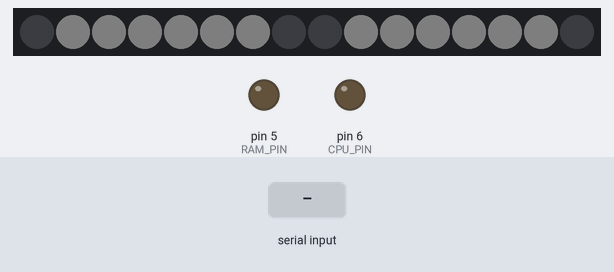
Recording of a sketch running on a simulated Arduino Uno, built with avr-gcc and run on an emulated ATmega328P. On the bench: 16 RGB LEDs in strip order, left to right, output pins drawn as LEDs (lit = HIGH). The inputs (shaded band) are chosen by the test bench. Dim RGB values are drawn brighter than linear.

Above: at 2.2 s.
2.3 s: "90,45\n" received over Serial
At 3.0 s:
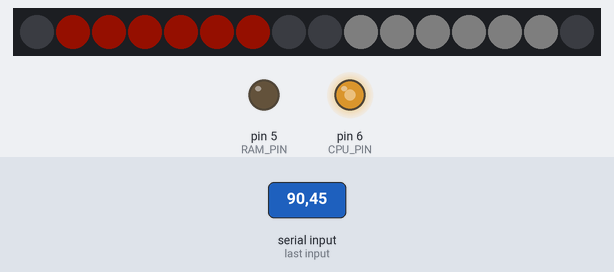
3.8 s: "30,150\n" received over Serial
At 4.3 s:
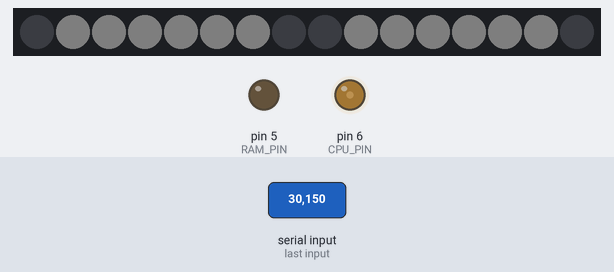
5.3 s: "90\n" received over Serial
At 6.3 s:
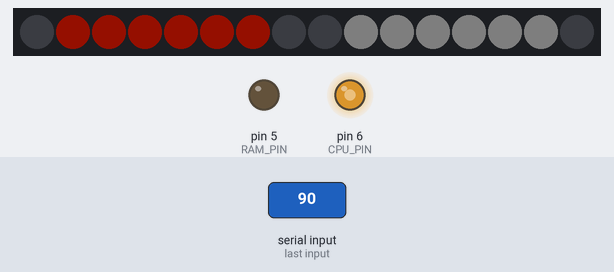
Timing chart, 0 to 8.3 s (numbered marks = the images above; inputs shaded):
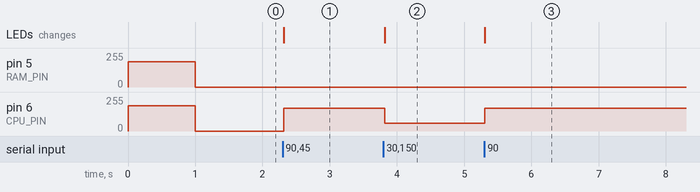

Measured:
- after the input at 2.3 s, pin 6 (CPU_PIN): 0/255 → 171/255 at once; the LEDs: change at once (image 1)
- after the input at 3.8 s, pin 6 (CPU_PIN): 171/255 → 57/255 at once; the LEDs: change at once (image 2)
- after the input at 5.3 s, pin 6 (CPU_PIN): 57/255 → 171/255 at once; the LEDs: change at once (image 3)

The sketch:

pcmeter.ino
```cpp
// (licence header left out)
#include <FastLED.h>
#ifdef __AVR__
  #include <avr/power.h>
#endif

#define NUMPIXELS 16
#define PIXELS_PER_METER 6

#define LED_PIN 11
#define CPU_PIN 6
#define RAM_PIN 5

//max_value_for_analogwrite/max_value_coming_from_pc --> 190/100
const float MULTIPLIER = 1.9f;

const unsigned short CPU_LEDS[PIXELS_PER_METER] = {1, 2, 3, 4, 5, 6};
const unsigned short RAM_LEDS[PIXELS_PER_METER] = {9, 10, 11, 12, 13, 14};

CRGB pixels[NUMPIXELS];

void setup() {
  //INIT LEDS
  FastLED.addLeds<NEOPIXEL, LED_PIN>(pixels, NUMPIXELS);

  for(int i = 0; i < PIXELS_PER_METER; i++)
  {
    pixels[CPU_LEDS[i]].setHSV(0, 0, 30);
    pixels[RAM_LEDS[i]].setHSV(0, 0, 30);
  }
  FastLED.show();

  //INIT METERS
  pinMode(CPU_PIN, OUTPUT);
  pinMode(RAM_PIN, OUTPUT);

  analogWrite(CPU_PIN, 100*MULTIPLIER);
  analogWrite(RAM_PIN, 100*MULTIPLIER);

  delay(1000);

  analogWrite(CPU_PIN, 0);
  analogWrite(RAM_PIN, 0);

  //FINISH SETUP
  Serial.begin(9600);
}

CHSV GetColorFromVal(int val)
{
  CHSV res;
  if(val > 60)
  {
    res.saturation = 255;
    res.hue = 92-(0.9f*val);
    res.value = 75;
  }
  else
  {
    res.saturation = 0;
    res.hue = 0;
    res.value = 30;
  }


  return res;
}

// the loop routine runs over and over again forever:
void loop() {
  //READ INCOMING
  String readString = "";
  while (Serial.available())
  {
    char c = Serial.read();  //gets one byte from serial buffer
    readString += c; //makes the string readString
    delay(2);  //slow looping to allow buffer to fill with next character
  }

  //APPLY VALUES
  if (readString.length() > 0)
  {
    //INTERPRETING INPUT
    int i = 0;
    while(!isSpace(readString[i]))
    {
      i++;
    }

    String cpu = readString.substring(0, i);
    String ram = readString.substring(i+1, readString.length());

    int cpui = (min(cpu.toInt(), 100)) ;
    int rami = (min(ram.toInt(), 100)) ;

    //APPLYING INPUT
    analogWrite(CPU_PIN, cpui * MULTIPLIER);
    analogWrite(RAM_PIN, rami * MULTIPLIER);

    CHSV cpucolor = GetColorFromVal(cpui);
    CHSV ramcolor = GetColorFromVal(rami);

    for(int i = 0; i < PIXELS_PER_METER; i++)
    {
      pixels[CPU_LEDS[i]].setHSV(cpucolor.hue , cpucolor.sat, cpucolor.val);
      pixels[RAM_LEDS[i]].setHSV(ramcolor.hue, ramcolor.sat, ramcolor.val);
    }

    FastLED.show();
  }
}
```
